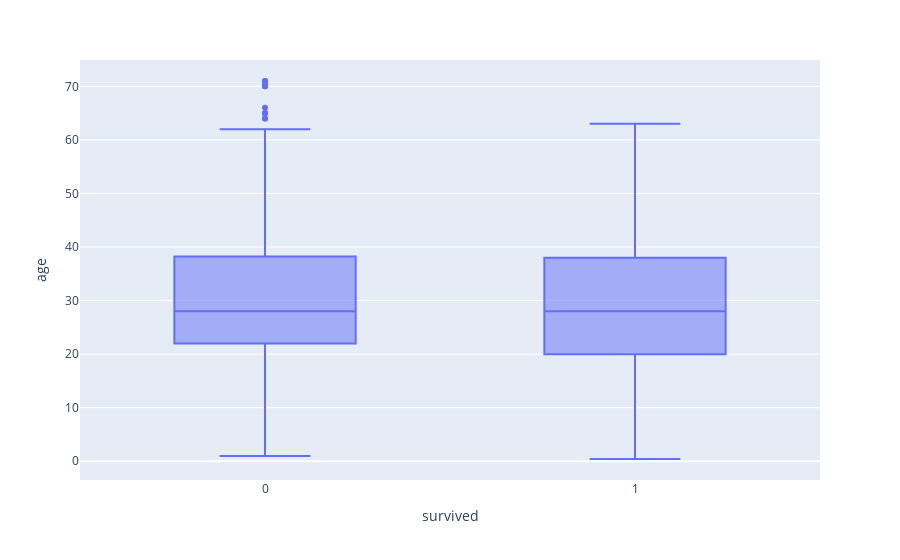

The notebook cell saved with this chart:
### Markdown cell above
- Here We Remove Outliers in Datasets

### Code cell
px.box(titanic_no_outliers, x="survived", y="age")

### Figure 1 — Plotly figure (JSON) as saved in the notebook; plotly's stock layout.template omitted (floating-point values rounded to 4 significant figures; data arrays with more than 128 entries replaced by an {"elided": "..."} marker saying what was removed)
{"data": [{"alignmentgroup": "True", "hovertemplate": "survived=%{x}<br>age=%{y}<extra></extra>", "legendgroup": "", "marker": {"color": "#636efa"}, "name": "", "notched": false, "offsetgroup": "", "orientation": "v", "showlegend": false, "type": "box", "x": {"elided": "778 int values"}, "x0": " ", "xaxis": "x", "y": {"elided": "778 float values"}, "y0": " ", "yaxis": "y"}], "layout": {"boxmode": "group", "legend": {"tracegroupgap": 0}, "margin": {"t": 60}, "xaxis": {"anchor": "y", "domain": [0, 1], "title": {"text": "survived"}}, "yaxis": {"anchor": "x", "domain": [0, 1], "title": {"text": "age"}}}}
